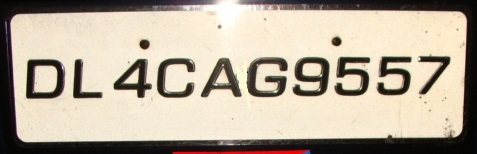
%> input picture image1.jpg, 477 x 154 px
$ octave browseimage.m   (GNU Octave 9; MATLAB toolbox functions it lacks are replaced by stand-ins)
%> lines starting %> are read from the running program, lines starting %| are printed output that depends on the picture; in (x1, y1, x2, y2) boxes, pixels count from 0 and x2, y2 are one past the last pixel; in counts of white or black regions, pixels touching at a corner belong together; the program's own positions count from 1

clc
close all;
clear;
load imgfildata;

[file,path]=uigetfile({'*.jpg;*.bmp;*.png;*.tif'},'Choose an image');
%> the answer given: image1.jpg
s=[path,file];
picture=imread(s);
%> picture is the input picture: size 154x477x3 uint8; mean R, G, B 184.7, 172.7, 155.2
[~,cc]=size(picture);
%> cc = 1431
picture=imresize(picture,[300 500]);
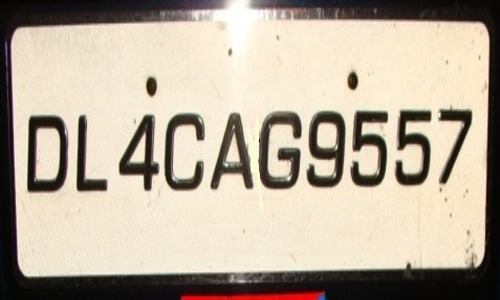
%> picture: size 300x500x3 uint8; mean R, G, B 184.7, 172.7, 155.2

if size(picture,3)==3
  picture=rgb2gray(picture);
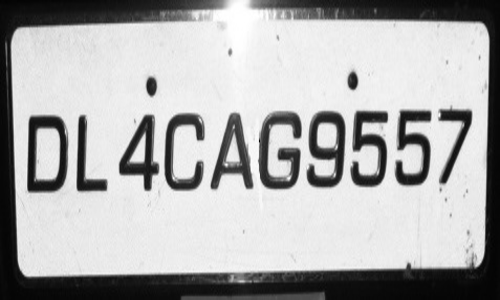
%> picture: size 300x500 uint8; min 3, max 255, mean 174.3
end
% se=strel('rectangle',[5,5]);
% a=imerode(picture,se);
% figure,imshow(a);
% b=imdilate(a,se);
threshold = graythresh(picture);
%> threshold = 0.525
picture =~im2bw(picture,threshold);
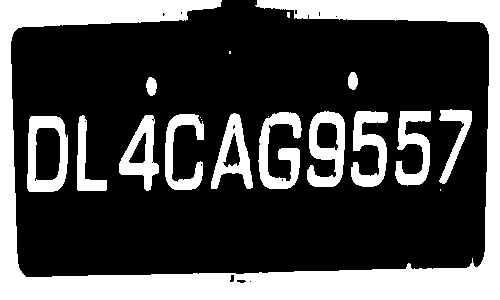
%> picture: size 300x500 logical; 29.4% white; 19 white regions (6 under 20 px), largest, box (x1, y1, x2, y2) and area: (0, 0, 500, 300) 30120, (258, 112, 302, 189) 1706, (27, 116, 68, 192) 1667
picture = bwareaopen(picture,30);
imshow(picture)
if cc>2000
    picture1=bwareaopen(picture,3500);
else
picture1=bwareaopen(picture,3000);
%> picture1: size 300x500 logical; 20.1% white; 1 white region, box (x1, y1, x2, y2) and area: (0, 0, 500, 300) 30120
end
figure,imshow(picture1)
picture2=picture-picture1;
%> picture2: size 300x500 double; values 0 (black) and 1 (white), 9.3% white; 12 white regions, largest, box (x1, y1, x2, y2) and area: (258, 112, 302, 189) 1706, (27, 116, 68, 192) 1667, (307, 111, 345, 187) 1633
figure,imshow(picture2)
picture2=bwareaopen(picture2,200);
%> picture2: size 300x500 logical; 9.1% white; 10 white regions
figure,imshow(picture2)

[L,Ne]=bwlabel(picture2);
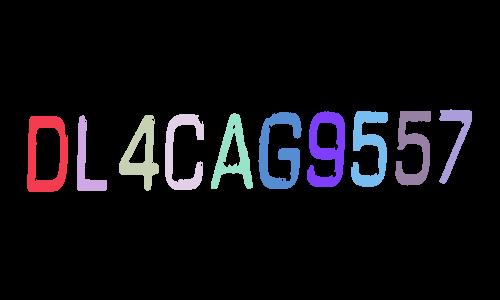
%> L: size 300x500 double; 11 distinct labels, from 0 to 10; one colour per label, 0 black
%> Ne = 10
propied=regionprops(L,'BoundingBox');
%> propied = 10 regions; largest, box (x1, y1, x2, y2): (258, 112, 302, 189), (211, 113, 253, 189), (27, 116, 68, 192), (119, 115, 159, 191), (165, 114, 204, 190)
hold on
pause(1)
for n=1:size(propied,1)
  rectangle('Position',propied(n).BoundingBox,'EdgeColor','g','LineWidth',2)
end
%> this loop made 10 passes
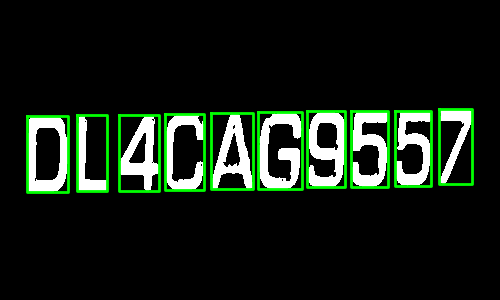
%> figure redrawn from the program's plot data
hold off

figure
final_output=[];
t=[];
for n=1:Ne
  [r,c] = find(L==n);
  n1=picture(min(r):max(r),min(c):max(c));
  n1=imresize(n1,[42,24]);
  imshow(n1)
  pause(0.2)
  x=[ ];

totalLetters=size(imgfile,2);

 for k=1:totalLetters

    y=corr2(imgfile{1,k},n1);
    x=[x y];

 end
 t=[t max(x)];
 if max(x)>.40
 z=find(x==max(x));
 out=cell2mat(imgfile(2,z));

final_output=[final_output out];
end
end
%> this loop made 10 passes
%> (t, z, out, final_output) on passes 1 to 8: (0.782, 14, 'D', 'D'), ([0.782 0.877], 22, 'L', 'DL'), ([0.782 0.877 0.749], 5, '4', 'DL4'), ([0.782 0.877 0.749 0.631], 13, 'C', 'DL4C'), ([0.782 0.877 0.749 0.631 0.728], 11, 'A', 'DL4CA'), ([0.782 0.877 0.749 0.631 0.728 0.678], 17, 'G', 'DL4CAG'), ([0.782 0.877 0.749 0.631 0.728 0.678 0.588], 10, '9', 'DL4CAG9'), ([0.782 0.877 0.749 0.631 0.728 0.678 0.588 0.594], 6, '5', 'DL4CAG95')
%> (z, out, final_output) on pass 10: (8, '7', 'DL4CAG9557')
%> pass 1, `n1=imresize(n1,[42,24]);`:
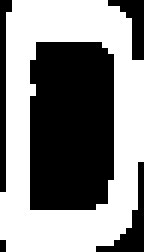
%> n1: size 42x24 logical (shown 6 times larger); 53% white; 5 black regions (1 under 20 px), largest, box (x1, y1, x2, y2) and area: (5, 7, 19, 35) 377, (0, 0, 2, 32) 34, (16, 27, 24, 42) 34, (18, 0, 24, 10) 27
%> pass 2, `n1=imresize(n1,[42,24]);`:
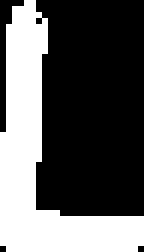
%> n1: size 42x24 logical (shown 6 times larger); 36.1% white; 1 white region, box (x1, y1, x2, y2) and area: (0, 0, 24, 42) 364

file = fopen('number_Plate.txt', 'wt');
    fprintf(file,'%s\n',final_output);
    fclose(file);
    winopen('number_Plate.txt')
